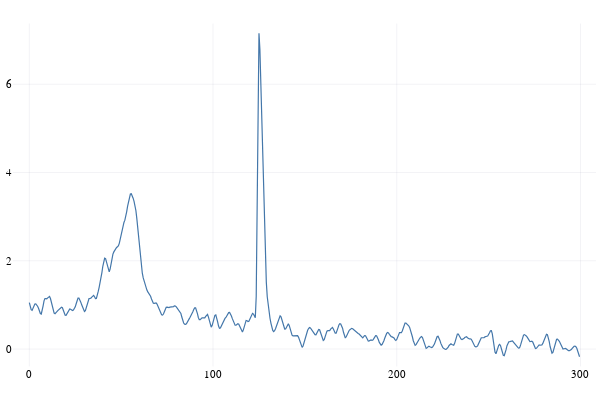

Notebook code cell kept with this figure:
### Markdown cell above
Import the dataset (you can upload your own dataset and change the name of the loaded file here):

### Code cell
datafilename = "testdata-2.csv"
delimiter = ',' # verify that this is the right delimiter in case you work with your own data

dataset = let
    dat = readdlm(datafilename, delimiter)
    Curve(dat[:,1], dat[:,2])
end

plot(dataset)

### Figure 1 — Plotly figure (JSON) as saved in the notebook; plotly's stock layout.template omitted (floating-point values rounded to 4 significant figures; data arrays with more than 128 entries replaced by an {"elided": "..."} marker saying what was removed)
{"data": [{"colorbar": {"title": {"text": ""}}, "legendgroup": "", "line": {"color": "rgba(68, 119, 170, 1.000)", "dash": "solid", "shape": "linear", "width": 1.2}, "mode": "lines", "name": "", "showlegend": false, "type": "scatter", "x": {"elided": "600 float values"}, "xaxis": "x", "y": {"elided": "600 float values"}, "yaxis": "y", "zmax": null, "zmin": null}], "layout": {"annotations": [], "height": 400, "legend": {"bgcolor": "rgba(255, 255, 255, 0.900)", "bordercolor": "rgba(34, 34, 85, 0.100)", "borderwidth": 1, "font": {"color": "rgba(0, 0, 0, 1)", "family": "sans-serif", "size": 11}, "title": {"font": {"color": "rgba(0, 0, 0, 1)", "family": "sans-serif", "size": 15}, "text": ""}, "tracegroupgap": 0, "traceorder": "normal", "x": 1, "xanchor": "auto", "y": 1, "yanchor": "auto"}, "margin": {"b": 20, "l": 0, "r": 0, "t": 20}, "paper_bgcolor": "rgba(255, 255, 255, 1.000)", "plot_bgcolor": "rgba(255, 255, 255, 1.000)", "showlegend": true, "width": 600, "xaxis": {"anchor": "y", "domain": [0.02138, 0.9934], "gridcolor": "rgba(34, 34, 85, 0.100)", "gridwidth": 0.5, "linecolor": "rgba(0, 0, 0, 1)", "mirror": false, "range": [-8.985, 308.5], "showgrid": true, "showline": false, "showticklabels": true, "tickangle": 0, "tickcolor": "rgba(0, 0, 0, 0)", "tickfont": {"color": "rgba(0, 0, 0, 1)", "family": "sans-serif", "size": 11}, "tickmode": "array", "ticks": "inside", "ticktext": ["0", "100", "200", "300"], "tickvals": [0, 100, 200, 300], "title": {"font": {"color": "rgba(0, 0, 0, 1)", "family": "sans-serif", "size": 15}, "text": ""}, "type": "linear", "visible": true, "zeroline": false, "zerolinecolor": "rgba(0, 0, 0, 1)"}, "yaxis": {"anchor": "x", "domain": [0.03762, 0.9902], "gridcolor": "rgba(34, 34, 85, 0.100)", "gridwidth": 0.5, "linecolor": "rgba(0, 0, 0, 1)", "mirror": false, "range": [-0.3944, 7.375], "showgrid": true, "showline": false, "showticklabels": true, "tickangle": 0, "tickcolor": "rgba(0, 0, 0, 0)", "tickfont": {"color": "rgba(0, 0, 0, 1)", "family": "sans-serif", "size": 11}, "tickmode": "array", "ticks": "inside", "ticktext": ["0", "2", "4", "6"], "tickvals": [0, 2, 4, 6], "title": {"font": {"color": "rgba(0, 0, 0, 1)", "family": "sans-serif", "size": 15}, "text": ""}, "type": "linear", "visible": true, "zeroline": false, "zerolinecolor": "rgba(0, 0, 0, 1)"}}}
